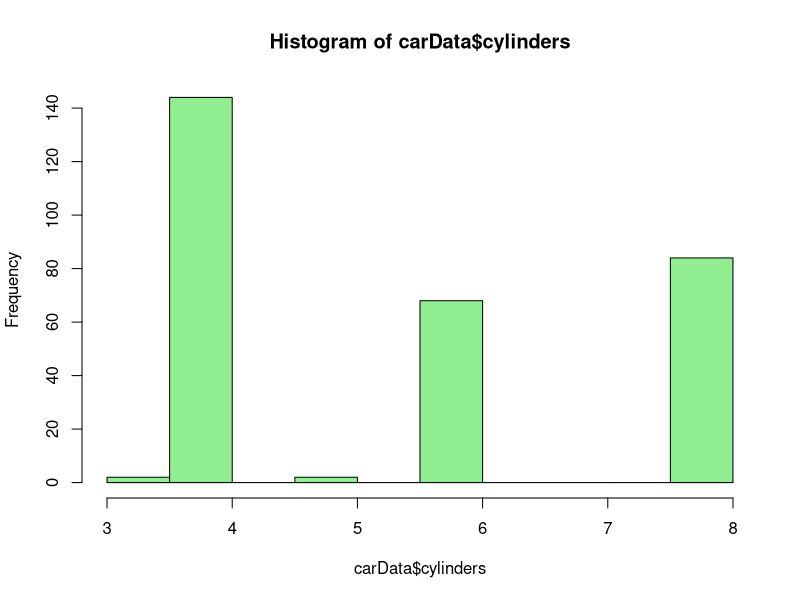
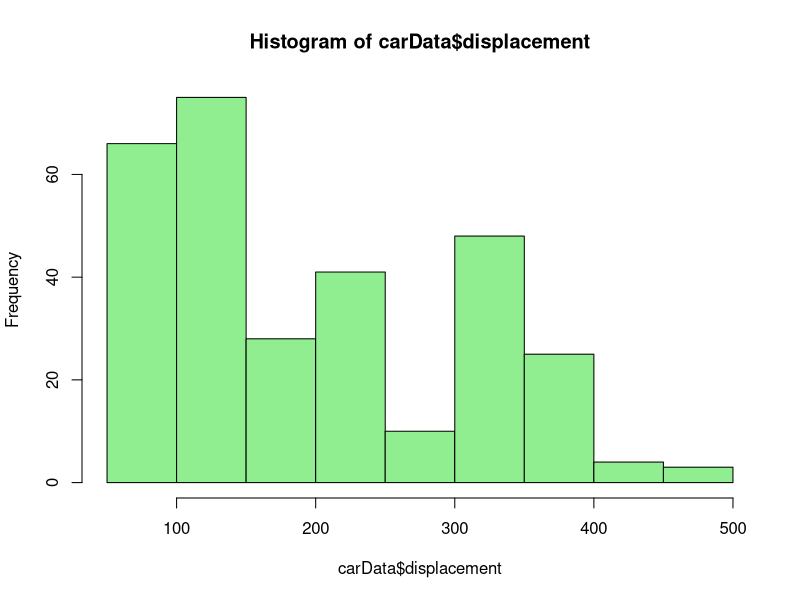
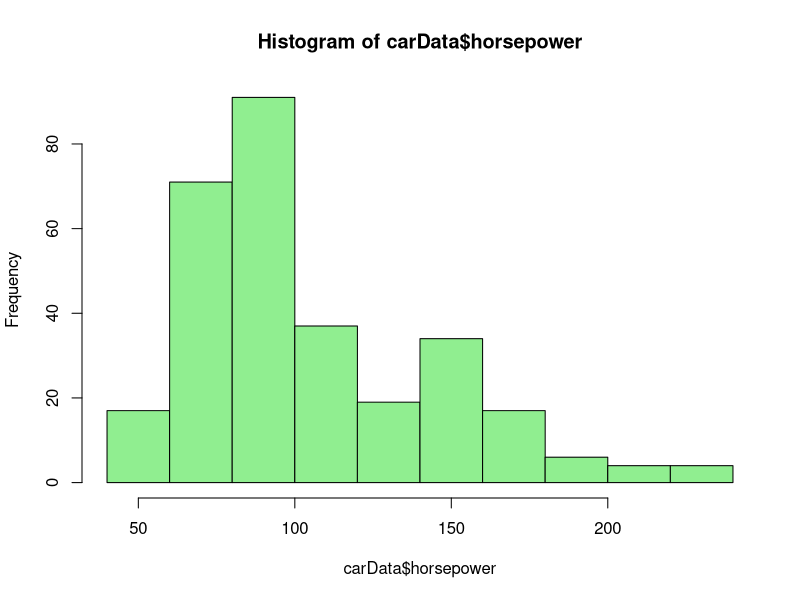
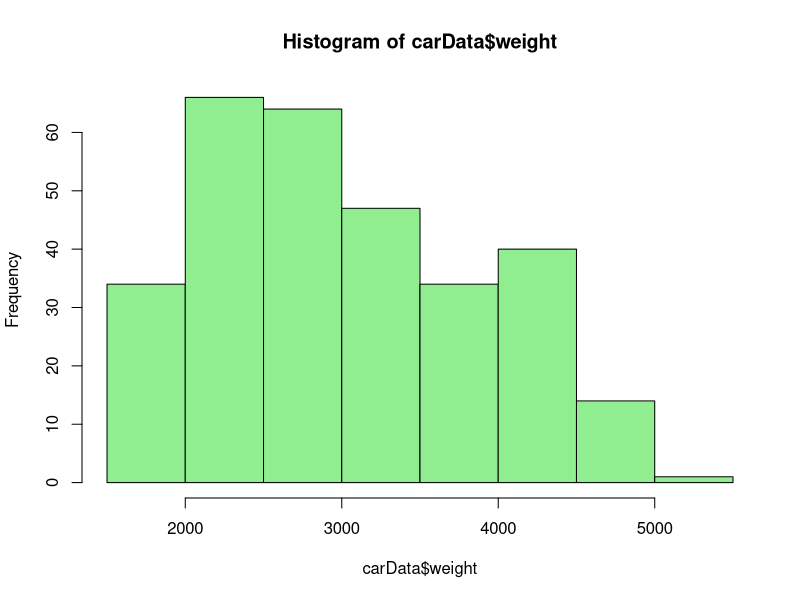
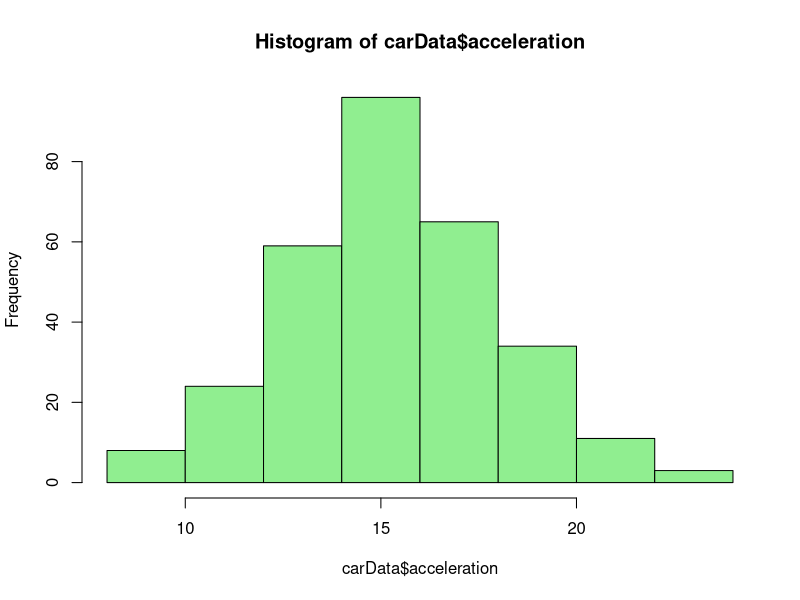
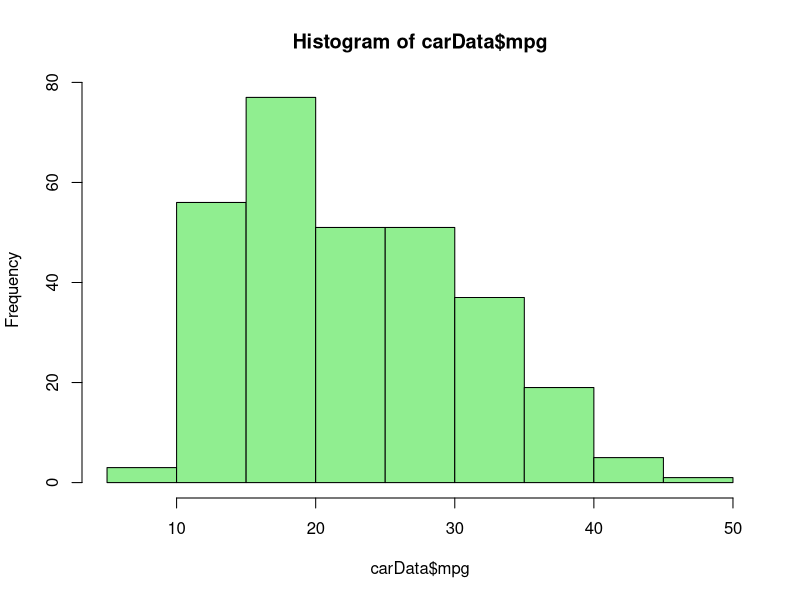
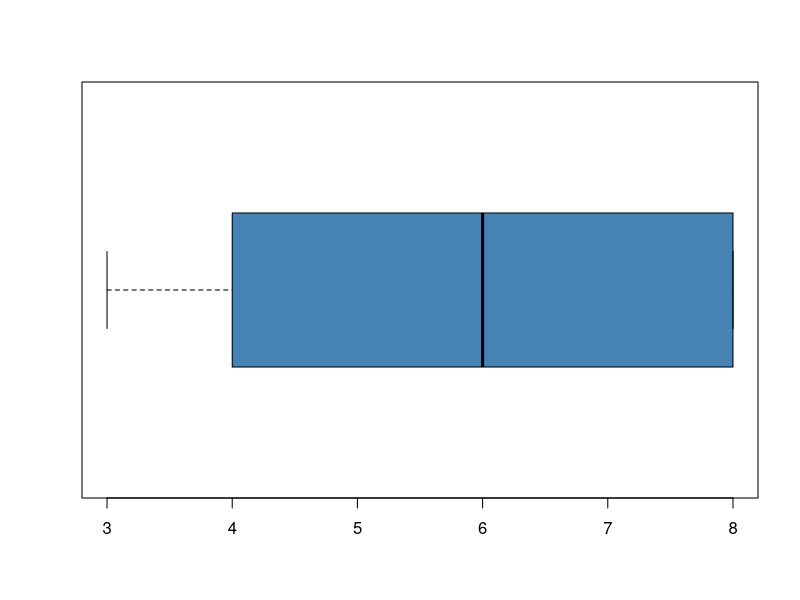
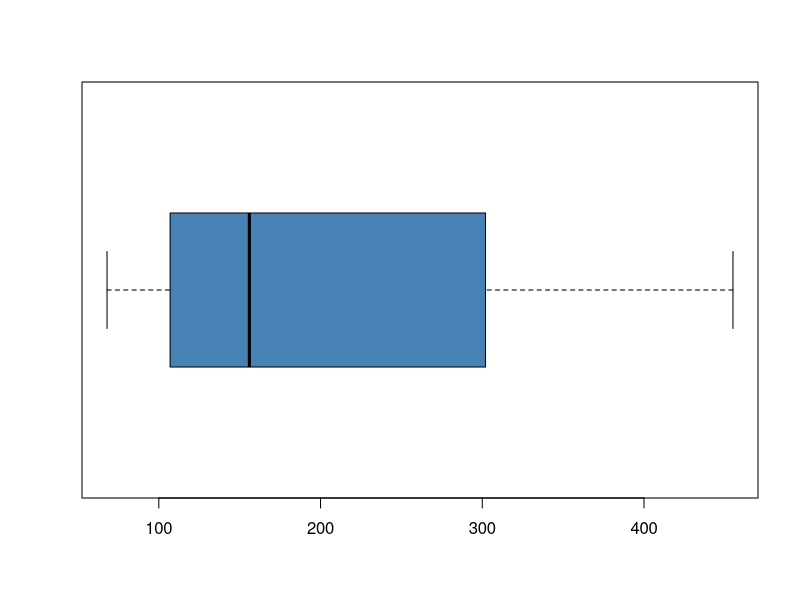

Here is the R script that generated these plots, in order:
# =======================================================
# CZ 4073 - Data Science For Business
# Assignment 1
# Name: KAMATH SHANTANU ARUN
# Matric Card: U1422577F
# =======================================================

# Problem 2:
# In this problem, our dataset is -- assign1_CarData.csv
# The solution of the problem looks to fit an optimal linear
# regression model to predict the mpg(Miles Per Gallon)
# of the car

# ---------------------------------------------------------
# Clean environment and remove all working data

rm(list = ls())

# ---------------------------------------------------------
# Importing the dataset Week04carData.csv

carData <- read.csv("assign1_CarData.csv", header = TRUE)

# ---------------------------------------------------------
# Performing some basic exploratory data analysis

# Dimension of the dataset
dim(carData)
# Here we find that we have information of 300 instances 
# of cars and there are 6 different variables that
# describe it

# Labels of the variables in the dataset
names(carData)
# It provides us the names of each of the 6 variables

# Structure of the dataset
str(carData)
# We find that the data is stored in a "data.frame"
# The variables vary between numeric and integer type

# First few rows of the data
head(carData)
# Last few rows of the data
tail(carData)
# heads and tails provide a general idea in terms of 
# the variables actual values and their magnitudes

# Summary statistics for all variables
summary(carData)
# It returns a table with the results of the summary
# function applied to each column in the data frame

# For each column, it returns the minimum value, 1st quantile, 
# median, mean, 3rd quantile and the maximum value
# Providing us with the spread, distribution and central 
# tendency of the variables

# ---------------------------------------------------------
# Visulisation of the dataset

# Viewing histograms of individual variables to understand 
# its distribution shape, center, range and variation
hist(carData$cylinders, col = "lightgreen")
hist(carData$displacement, col = "lightgreen")
hist(carData$horsepower, col = "lightgreen")
hist(carData$weight, col = "lightgreen")
hist(carData$acceleration, col = "lightgreen")
hist(carData$mpg, col = "lightgreen")
# Most of the plots show a right skewed distribution while others
# show normal distribution

# Boxplots of all individual variables
# checking correspondence with summary statistics
boxplot(carData$cylinders , horizontal = TRUE, col = "steelblue")
boxplot(carData$displacement, horizontal = TRUE, col = "steelblue")
boxplot(carData$horsepower, horizontal = TRUE, col = "steelblue")
boxplot(carData$weight, horizontal = TRUE, col = "steelblue")
boxplot(carData$acceleration, horizontal = TRUE, col = "steelblue")
boxplot(carData$mpg, horizontal = TRUE, col = "steelblue")
# Box plots were able to clearly point out potential outliers 
# and provide a better sense on where the median or mean lie
# hence improving our understanding of the frequency histograms
# and the entire dataset

# ---------------------------------------------------------
# Checking correlations between variables
cor(carData)
# install.packages("corrplot")
library(corrplot)
corrplot.mixed(cor(carData))
# corrplot library uses colours and shape to visual represent
# the strength of the correlations in a matrix format

# With the correlation matrix, we find that mpg has strong 
# correlation with all the variables.
# The strongest correlations being with weight (-0.84) and 
# displacement (-0.81)
# Low or zero correlated variable will be least significant 
# and would be eliminated early to create the best model

# The highest correlation(0.90-0.95) found was betwen 
# cylinder & displacement,
# displacement & weight,
# cylinder & weight,
# Hence these variables are likely to absorb each others
# contribution to mpg and may cause them to be futile
# in predicting mpg

# ---------------------------------------------------------
# Plot 2d scatterplots of all pairs of variables
pairs(carData, pch = 19, col = "blue")
# Viewing the scatter plots we can understand why the correlation
# of the various variable pairs are either high or low
# We can quickly understand how exactly the linearly related
# mpg is to the other variables

# The scatter plot between acceleration and mpg is more linear
# less spherical indicating a good correlation between them
# For displacement, horsepower and weight; we find that mpg
# has some what of a non-linear relation.
# These variables also have a non-linear relation amongst
# themselves, hence we can find the possibility of an 
# interactions between them too.

# ---------------------------------------------------------
# Perform Linear Regression (mpg vs rest of the variables)

# We will use adjusted R-squared as the metric to determine
# if the model has improved

# Linear model on mpg vs Rest of the variables
# Model 1. - Full Model
lmFit1 <- lm(mpg ~ ., data = carData)

# Display the summary of Model 1.
summary(lmFit1)

# The "Full Model" summary statistics provide us with information
# on the formula, residuals, and coefficients.
# The coefficients provide a scale of significance on each of
# the variables that provide a contribution on predicting the mpg.

# We see that only weight shows high significance while horsepower
# display low significance. This is probably due the fact that
# weight is proved to be independant of other variables and most 
# other variables have their contribution absorbed by either 
# horsepower or weight.

# ---------------------------------------------------------
# Building an Updated Model by removing the least significant 
# variable at a time

# To do so, we would want to eliminate the most insignificant
# variables having "." or lesser on the scale.
# With variables having the same significance, we will use 
# Probability (Pr) to decide

# The value in the Pr colum informs us of the probability of 
# coefficient of the variable to go to zero. The higher the 
# probability the lower its significance.

# Linear Model on mpg vs Rest minus acceleration
# Model 2.

lmFit2 <- update(lmFit1, ~ . - acceleration, data = carData)

# Display the summary of the updated linear model
summary(lmFit2)
# In Model 2,  we removed the variable acceleration (Pr = 0.82) 
# as it was the least significant and has the highest probability
# of the coefficient going to zero, amongst other variables.
# This helped improve the R-squared to 0.7118 from 0.7127 and also
# increased horsepowers significance as its contribution increased.

# Linear Model on mpg vs Rest minus acceleration, cylinders
# Model 3.
lmFit3 <- update(lmFit2, ~ . - cylinders, data = carData)

# Display the summary of the updated linear model
summary(lmFit3)

# Similarly in Model 3, we removed the variable cylinders 
# (Pr = 0.64) This helped improve the R-squared to
# 0.7127 from 0.7134. cylinder proved not have any correlation
# with weight at all, also didnt effect significance of any other
# variable. Positively helping the degree of freedom and F-statistic

# Linear Model on mpg vs Rest minus acceleration, cylinders
# displacement
# Model 4.
lmFit4 <- update(lmFit3, ~ . - displacement, data = carData)

# Display the summary of the updated linear model
summary(lmFit4)

# Similarly in Model 4, we removed the variable displacement
# (Pr = 0.21). Here we see a negligible loss in R-squared.
# But helped increase horsepower's significance to most 
# significant. Also increased degree of freedom and F-statistic

# Now we have covered the linearity part of the model 
# and kept only the variables that have a significance of 
# Pr lower than 0.05 (*). Although, all our variables are
# already highly significant

# ---------------------------------------------------------
# Checking for Non-linear Relations with Variables


# plotting mpg vs all the remaining variables
plot(carData$horsepower, carData$mpg, pch = 19, col = "blue")
plot(carData$weight, carData$mpg, pch = 19, col = "blue")

# Fitting the linear model on mpg vs remaining variables but
# introducing non-linear term as per observations above
# Model 5.
lmFit5 <- update(lmFit4, ~ . + I(weight^2), data = carData)

# Display the summary of the updated linear model
summary(lmFit5)

# Model 6.
lmFit6 <- update(lmFit5, ~ . + I(horsepower^2), data = carData)

# Display the summary of the updated linear model
summary(lmFit6)

# Model 7.
lmFit7 <- update(lmFit6, ~ . + horsepower:weight, data = carData)

# Display the summary of the updated linear model
summary(lmFit7)

# Linear Model 7 minus FreeSulphurDioxide
# Model 8.
lmFit8 <- update(lmFit7, ~ . - I(weight^2), data = carData)

# Display the summary of the updated linear model
summary(lmFit8)

# Model 9.
lmFit9 <- update(lmFit8, ~ . - I(horsepower^2), data = carData)

# Display the summary of the updated linear model
summary(lmFit9)

# 13b : check the model for potential outliers
plot(lmFit9)

# 13c : remove outliers and high-leverage points
cd <- cooks.distance(lmFit9)
carData.clean <- carData[abs(cd) < 4/nrow(carData), ]
nrow(carData.clean)

# 13d : fit your best model to the clean dataset
formula(lmFit9)
lmFit <- lm(formula(lmFit9), data = carData.clean)

# 13e : did the performance of the model improve?
summary(lmFit)
plot(lmFit)
